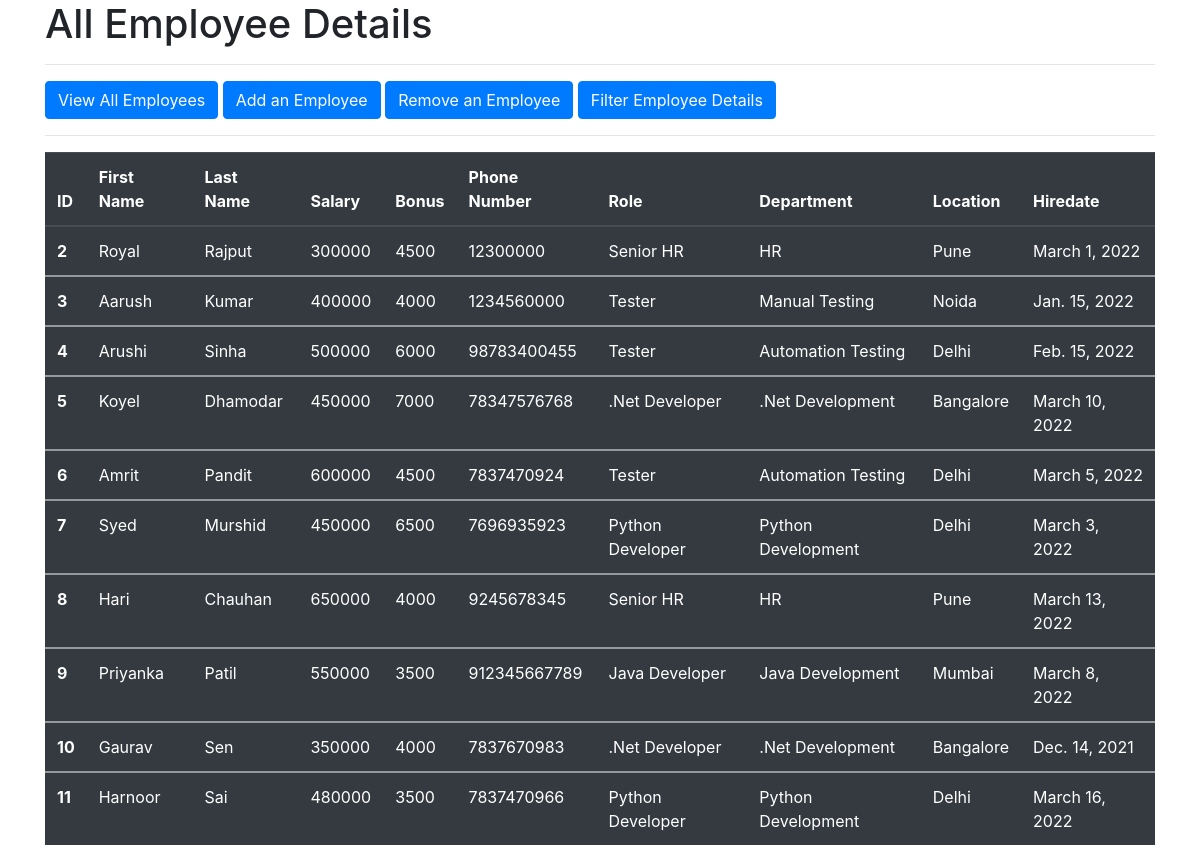
The app's page /all_emp with its own data.
### emp_app/models.py (models this page shows, shortened)
class Employee(models.Model):
    first_name = models.CharField(max_length=100, null=False)
    last_name = models.CharField(max_length=100)
    dept = models.ForeignKey(Department, on_delete=models.CASCADE)
    salary = models.IntegerField(default=0)
    bonus = models.IntegerField(default=0)
    role = models.ForeignKey(Role, on_delete=models.CASCADE)
    phone = models.IntegerField(default=0)
    hire_date = models.DateField()
    def __str__(self):
        return "%s %s %s" %(self.first_name, self.last_name, self.phone)

class Role(models.Model):
    name = models.CharField(max_length=100, null=False)

class Department(models.Model):
    name = models.CharField(max_length=100, null=False)
    location = models.CharField(max_length=100)

### emp_app/views.py (the view)
# urls.py: path('all_emp', views.all_emp, name="all_emp"),
def all_emp(request):
    emps = Employee.objects.all()
    context = {
        'emps': emps
    }
    print(context)
    return render(request, 'view_all_emp.html',context)

### emp_app/templates/view_all_emp.html (shortened to what this page needs)
<!doctype html>
<html lang="en">
  <head>
    <link rel="stylesheet" href="https://cdn.jsdelivr.net/npm/bootstrap@4.4.1/dist/css/bootstrap.min.css">
  </head>
  <body>
    <div class="container">
        <h1>All Employee Details</h1>
        <hr>
        <a class="btn btn-primary" href="/all_emp" role="button">View All Employees</a>
        <a class="btn btn-primary" href="/add_emp" role="button">Add an Employee</a>
        <a class="btn btn-primary" href="/remove_emp" role="button">Remove an Employee</a>
        <a class="btn btn-primary" href="/filter_emp" role="button">Filter Employee Details</a>
        <hr>
        <table class="table table-dark">
          <thead>
            <tr>
              <th scope="col">ID</th>
              <th scope="col">First Name</th>
              <th scope="col">Last Name</th>
              <th scope="col">Salary</th>
              <th scope="col">Bonus</th>
              <th scope="col">Phone Number</th>
              <th scope="col">Role</th>
              <th scope="col">Department</th>
              <th scope="col">Location</th>
              <th scope="col">Hiredate</th>
            </tr>
          </thead>
                {% for emp in emps %}
          <tbody>
            <tr>
              <th scope="row">{{emp.id}}</th>
              <td>{{emp.first_name}}</td>
              <td>{{emp.last_name}}</td>
              <td>{{emp.salary}}</td>
              <td>{{emp.bonus}}</td>
              <td>{{emp.phone}}</td>
              <td>{{emp.role.name}}</td>
              <td>{{emp.dept.name}}</td>
              <td>{{emp.dept.location}}</td>
              <td>{{emp.hire_date}}</td>
            </tr>
          </tbody>
                {% endfor %}
        </table>
    </div>
  </body>
</html>

### records on screen
Employee: id "2", first_name "Royal", last_name "Rajput", salary "300000", bonus "4500", phone "12300000", role.name "Senior HR", dept.name "HR", dept.location "Pune", hire_date "March 1, 2022"
Employee: id "3", first_name "Aarush", last_name "Kumar", salary "400000", bonus "4000", phone "1234560000", role.name "Tester", dept.name "Manual Testing", dept.location "Noida", hire_date "Jan. 15, 2022"
Employee: id "4", first_name "Arushi", last_name "Sinha", salary "500000", bonus "6000", phone "98783400455", role.name "Tester", dept.name "Automation Testing", dept.location "Delhi", hire_date "Feb. 15, 2022"
Employee: id "5", first_name "Koyel", last_name "Dhamodar", salary "450000", bonus "7000", phone "78347576768", role.name ".Net Developer", dept.name ".Net Development", dept.location "Bangalore", hire_date "March 10, 2022"
Employee: id "6", first_name "Amrit", last_name "Pandit", salary "600000", bonus "4500", phone "7837470924", role.name "Tester", dept.name "Automation Testing", dept.location "Delhi", hire_date "March 5, 2022"
Employee: id "7", first_name "Syed", last_name "Murshid", salary "450000", bonus "6500", phone "7696935923", role.name "Python Developer", dept.name "Python Development", dept.location "Delhi", hire_date "March 3, 2022"
Employee: id "8", first_name "Hari", last_name "Chauhan", salary "650000", bonus "4000", phone "9245678345", role.name "Senior HR", dept.name "HR", dept.location "Pune", hire_date "March 13, 2022"
Employee: id "9", first_name "Priyanka", last_name "Patil", salary "550000", bonus "3500", phone "912345667789", role.name "Java Developer", dept.name "Java Development", dept.location "Mumbai", hire_date "March 8, 2022"
Employee: id "10", first_name "Gaurav", last_name "Sen", salary "350000", bonus "4000", phone "7837670983", role.name ".Net Developer", dept.name ".Net Development", dept.location "Bangalore", hire_date "Dec. 14, 2021"
Employee: id "11", first_name "Harnoor", last_name "Sai", salary "480000", bonus "3500", phone "7837470966", role.name "Python Developer", dept.name "Python Development", dept.location "Delhi", hire_date "March 16, 2022"
